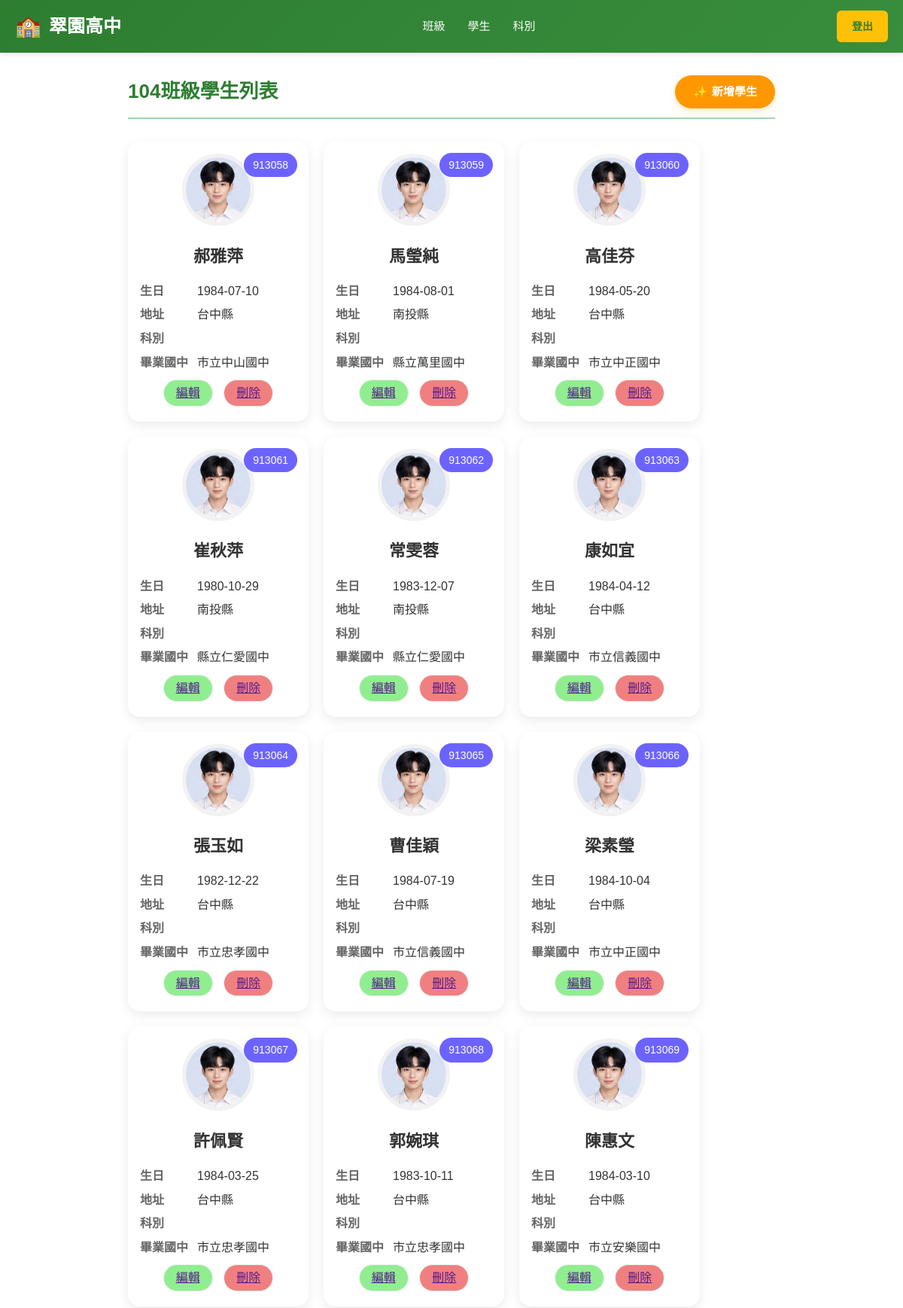
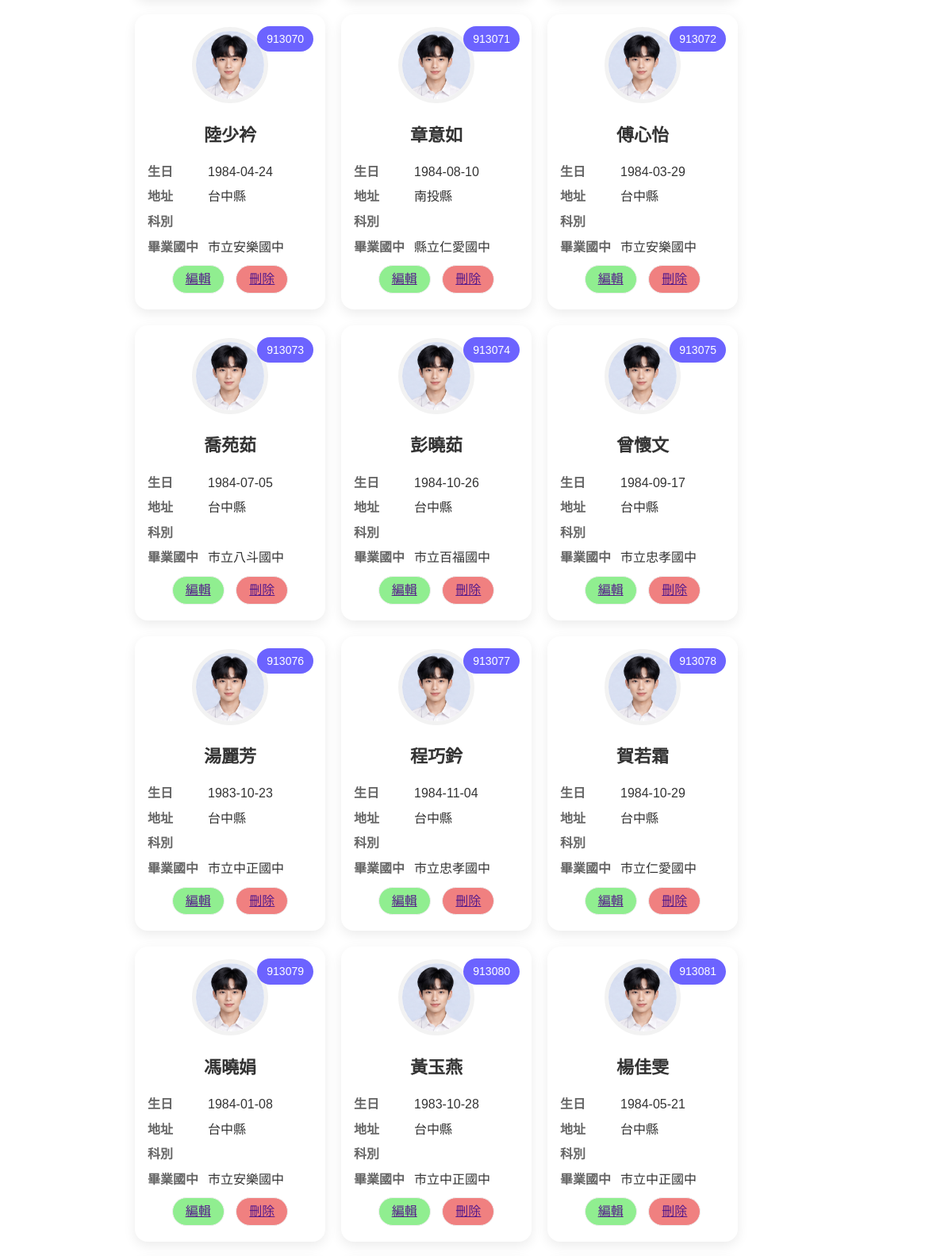
/115-PHP/school/admin.php?inc=class_students&code=104 (upper part), run on the app's committed database (2 pictures, top to bottom).
### tables this page shows
CREATE TABLE `students` (
  `id` int(10) UNSIGNED NOT NULL,
  `school_num` int(6) DEFAULT NULL COMMENT '學號',
  `name` varchar(8) DEFAULT NULL COMMENT '姓名',
  `birthday` date DEFAULT NULL COMMENT '出生年月日',
  `uni_id` varchar(10) DEFAULT NULL COMMENT '身分證號碼',
  `addr` varchar(32) DEFAULT NULL COMMENT '住址',
  `parents` varchar(8) DEFAULT NULL COMMENT '家長',
  `tel` varchar(16) DEFAULT NULL COMMENT '電話',
  `dept` varchar(8) DEFAULT NULL COMMENT '科別',
  `graduate_at` varchar(16) DEFAULT NULL COMMENT '畢業國中',
  `status_code` varchar(4) DEFAULT NULL
);

CREATE TABLE `graduate_school` (
  `id` int(10) UNSIGNED NOT NULL,
  `county` varchar(8) NOT NULL,
  `name` varchar(64) NOT NULL
);

### 115-PHP/school/include/class_students.php (the view, shortened to what this page needs)
<div class="list-header">
    <h2><?= htmlspecialchars($_GET['code']); ?>班級學生列表</h2>
    <a href="?inc=add_student&code=<?= htmlspecialchars($_GET['code']); ?>" class='add-btn'>
        <span>✨</span> 新增學生
    </a>
</div>
<?php
include "db_conn.php";
$sql=
    "SELECT `students`.`school_num`,
             `students`.`name`,
             `dept`.`name` AS 'dept_name',
             `addr`,
             `dept`,
             `uni_id`,
             --`graduate_at`,
             `graduate_school`.`name` AS `graduate_school`,
             `birthday`
    FROM    `class_student`,
             `students` ,
             `dept`,
             `graduate_school`
    WHERE `class_student`.`class_code`='{$_GET['code']}'
    AND  `class_student`.`school_num` = `students`.`school_num`
    AND  `dept`.`id` = `students`.`dept`
    AND  `graduate_school`.`id` = `students`.`graduate_at`";
$students=$pdo->query($sql)->fetchAll();
echo "<div class='student-list'>";
foreach($students as $student):?>
    <div class="student-card">
        <div class="student-id">
            <?= $student['school_num']; ?>
        </div>
        <div class="student-photo">
            <?php if(isset($student['header'])):;?>
            <img src="img/<?= $student['header']; ?>">
            <?php else :;?>
            <img src="img/<?= (mb_substr($student['uni_id'],1,1)==1)?'header_default_boy.jpg':'header_default_girl.jpg'; ?>">
            <?php endif;?>
        </div>
        <div class="student-name">
            <?= $student['name'] ?>
        </div>
        <div class="student-info">
            <div class="info-row">
                <span class="label">生日</span>
                <span class="value"><?= $student['birthday']; ?></span>
            </div>
            <div class="info-row">
                <span class="label">地址</span>
                <span class="value"><?= mb_substr($student['addr'],0,3); ?></span>
            </div>
            <div class="info-row">
                <span class="label">科別</span>
                <span class="value"><?php $student['dept']; ?></span>
            </div>
            <div class="info-row">
                <span class="label">畢業國中</span>
                <span class="value"><?= $student['graduate_school']; ?></span>
            </div>
            <div class="btn-row">
                <a class="edit-btn" href="">編輯</a>
                <a class="del-btn" href="">刪除</a>
            </div>
        </div>
    </div>
    <?php endforeach;?>
</div>

### 115-PHP/school/admin.php (style rules this page uses)
* { margin: 0; padding: 0; box-sizing: border-box; }
body { font-family: 'Arial', 'Microsoft YaHei', sans-serif; line-height: 1.6; color: #333; }

### 115-PHP/school/include/class_students.php (style rules this page uses)
.student-list { display:flex; flex-wrap:wrap; gap:20px; }
.student-card { width:240px; background:#ffffff; border-radius:16px; padding:16px; box-shadow:0 5px 15px rgba(0,0,0,0.08); position:relative; transition:0.3s; }
.student-id { position:absolute; top:15px; right:15px; background:#6c63ff; color:white; padding:5px 12px; border-radius:30px; font-size:14px; }
.student-photo { text-align:center; margin-bottom:15px; }
.student-photo img { width:96px; height:96px; border-radius:50%; object-fit:cover; border:5px solid #f2f2f2; }
.student-name { text-align:center; font-size:22px; font-weight:bold; margin-bottom:16px; }
.student-info { display:flex; flex-direction:column; gap:6px; }
.info-row { display:flex; }
.label { width:76px; color:#666; font-weight:bold; }
.value { flex:1; color:#333; }
.btn-row { display:flex; justify-content: space-evenly; padding:4px 16px; }
a.edit-btn { padding: 4px 16px; border: 1px solid #eee; border-radius: 20px; background: lightgreen; }
a.del-btn { padding: 4px 16px; border: 1px solid #eee; border-radius: 20px; background: lightcoral; }
.list-header { display: flex; justify-content: space-between; align-items: center; margin-bottom: 30px; padding-bottom: 12px; border-bottom: 2px solid #a5d6a7; }
.list-header h2 { color: #2e7d32; margin: 0; font-size: 26px; }
.add-btn { padding: 10px 24px; background-color: #ff9800; color: white; text-decoration: none; border: none; border-radius: 24px; font-size: 15px; font-weight: bold; cursor: pointer; transition: all 0.3s ease; box-shadow: 0 4px 10px rgba(255, 152, 0, 0.2); display: inline-flex; align-items: center; gap: 6px; }

### data on the page
students: school_num "913058", name "郝雅萍", birthday "1984-07-10", addr "台中縣", graduate_school.name "市立中山國中"
students: school_num "913059", name "馬瑩純", birthday "1984-08-01", addr "南投縣", graduate_school.name "縣立萬里國中"
students: school_num "913060", name "高佳芬", birthday "1984-05-20", addr "台中縣", graduate_school.name "市立中正國中"
students: school_num "913061", name "崔秋萍", birthday "1980-10-29", addr "南投縣", graduate_school.name "縣立仁愛國中"
students: school_num "913062", name "常雯蓉", birthday "1983-12-07", addr "南投縣", graduate_school.name "縣立仁愛國中"
students: school_num "913063", name "康如宜", birthday "1984-04-12", addr "台中縣", graduate_school.name "市立信義國中"
students: school_num "913064", name "張玉如", birthday "1982-12-22", addr "台中縣", graduate_school.name "市立忠孝國中"
students: school_num "913065", name "曹佳穎", birthday "1984-07-19", addr "台中縣", graduate_school.name "市立信義國中"
students: school_num "913066", name "梁素瑩", birthday "1984-10-04", addr "台中縣", graduate_school.name "市立中正國中"
students: school_num "913067", name "許佩賢", birthday "1984-03-25", addr "台中縣", graduate_school.name "市立忠孝國中"
students: school_num "913068", name "郭婉琪", birthday "1983-10-11", addr "台中縣", graduate_school.name "市立忠孝國中"
students: school_num "913069", name "陳惠文", birthday "1984-03-10", addr "台中縣", graduate_school.name "市立安樂國中"
students: school_num "913070", name "陸少衿", birthday "1984-04-24", addr "台中縣", graduate_school.name "市立安樂國中"
students: school_num "913071", name "章意如", birthday "1984-08-10", addr "南投縣", graduate_school.name "縣立仁愛國中"
students: school_num "913072", name "傅心怡", birthday "1984-03-29", addr "台中縣", graduate_school.name "市立安樂國中"
students: school_num "913073", name "喬苑茹", birthday "1984-07-05", addr "台中縣", graduate_school.name "市立八斗國中"
students: school_num "913074", name "彭曉茹", birthday "1984-10-26", addr "台中縣", graduate_school.name "市立百福國中"
students: school_num "913075", name "曾懷文", birthday "1984-09-17", addr "台中縣", graduate_school.name "市立忠孝國中"
students: school_num "913076", name "湯麗芳", birthday "1983-10-23", addr "台中縣", graduate_school.name "市立中正國中"
students: school_num "913077", name "程巧鈐", birthday "1984-11-04", addr "台中縣", graduate_school.name "市立忠孝國中"
students: school_num "913078", name "賀若霜", birthday "1984-10-29", addr "台中縣", graduate_school.name "市立仁愛國中"
students: school_num "913079", name "馮曉娟", birthday "1984-01-08", addr "台中縣", graduate_school.name "市立安樂國中"
students: school_num "913080", name "黃玉燕", birthday "1983-10-28", addr "台中縣", graduate_school.name "市立中正國中"
students: school_num "913081", name "楊佳雯", birthday "1984-05-21", addr "台中縣", graduate_school.name "市立中正國中"

### other printed values
$_GET['code'] "104"
